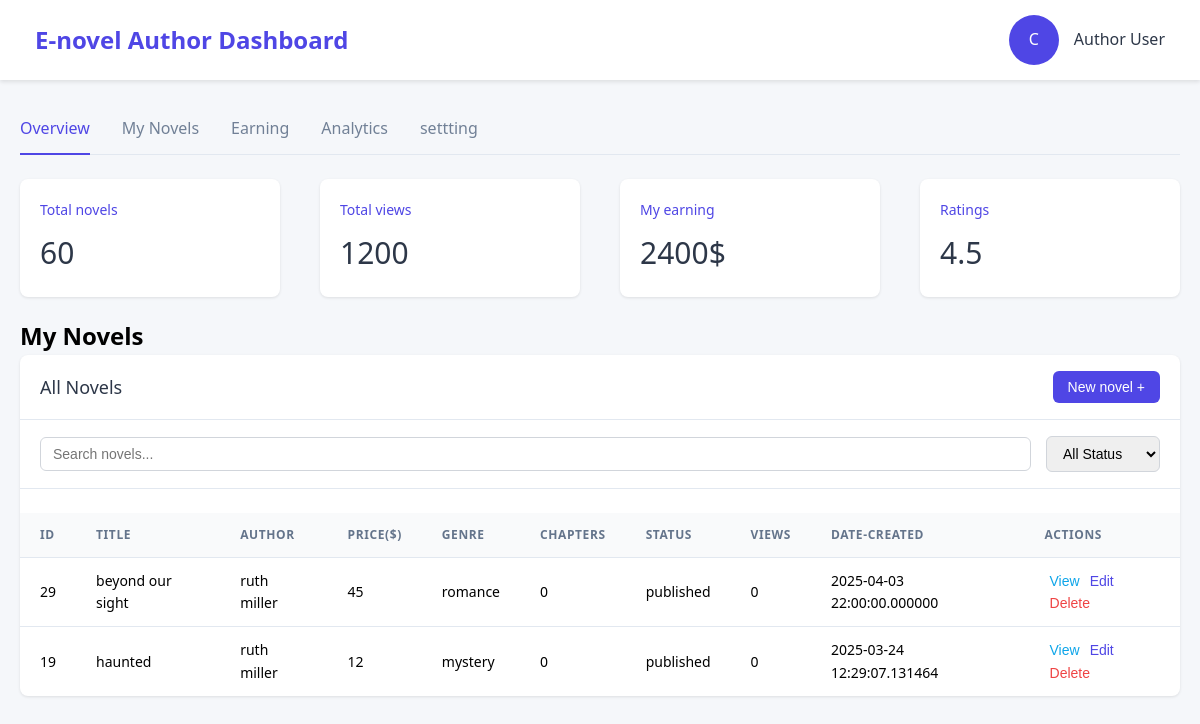
The app's page /novel/author-dashboard/author-dashboard.php with its own data.
### tables this page shows
CREATE TABLE `novels` (
  `id` int(11) NOT NULL,
  `title` varchar(80) NOT NULL,
  `author_id` varchar(80) NOT NULL,
  `price` int(12) NOT NULL,
  `genre` varchar(40) NOT NULL,
  `chapters` int(100) NOT NULL,
  `status` enum('published','draft','review') NOT NULL,
  `views` int(255) NOT NULL,
  `image` varchar(30) NOT NULL,
  `synopsis` varchar(200) NOT NULL,
  `created_at` timestamp(6) NOT NULL DEFAULT current_timestamp(6),
  `updated_at` timestamp(6) NULL DEFAULT current_timestamp(6) ON UPDATE current_timestamp(6),
  `deleted_at` timestamp(6) NULL DEFAULT current_timestamp(6) ON UPDATE current_timestamp(6)
);

### novel/author-dashboard/author-dashboard.php (the view, shortened to what this page needs)
<!DOCTYPE html>
<html lang="en">
<head>
    <link rel="stylesheet" href="novels.css">
</head>
<body>
    <header class="header">
        <div class="container header-container">
            <h1 class="header-title">E-novel Author Dashboard</h1>
            <div class="user-info">
                <div class="user-avatar">C</div>
                <span class="user-role">Author User</span>
            </div>
        </div>
    </header>
    <div class="container">
        <nav class="navbar">
            <div class="navmenu">
                <a href="author-dashboard.php" class="nav-link active">Overview</a>
                <a href="novels.php" class="nav-link ">My Novels</a>
                <a href="#" class="nav-link">Earning</a>
                <a href="#" class="nav-link">Analytics</a>
                <a href="#" class="nav-link">settting</a>
            </div>
        </nav>
        <div class="novel-content">
        <div class="stat-grid">
                <div class="stat-card">
                    <p class="stat-label">Total novels</p>
                    <p class="stat-value">60</p>
                </div>
                <div class="stat-card">
                    <p class="stat-label">Total views</p>
                    <p class="stat-value">1200</p>
                </div>
                <div class="stat-card">
                    <p class="stat-label">My earning</p>
                    <p class="stat-value">2400$</p>
                </div>
                <div class="stat-card">
                    <p class="stat-label">Ratings</p>
                    <p class="stat-value">4.5</p>
                </div>
            </div>
            <h2 class="section-title">My Novels</h2>
            <div class="card">
                <div class="card-header">
                    <h3 class="card-title">All Novels</h3>
                    <button class="btn"><a href="addnovel.php">New novel +</a></button>
                </div>
                <div class="card-body">
                    <div class="filter">
                        <input type="text" class="search-input" placeholder="Search novels...">
                        <select class="filter-select">
                            <option value="">All Status</option>
                        </select>
                    </div>
                    <table class="table">
                        <thead>
                            <tr>
                              <th>id</th>
                              <th>Title</th>
                              <th>Author</th>
                              <th>Price($)</th>
                              <th>Genre</th>
                              <th>Chapters</th>
                              <th>Status</th>
                              <th>Views</th>
                              <th>date-created</th>
                              <th>Actions</th>
                            </tr>
                        </thead>
                        <?php
                         include 'connect.php';
                            $sql = "SELECT * FROM novels ORDER BY id DESC";
                            $result = mysqli_query($conn, $sql);
                            if (mysqli_num_rows ($result) > 0){
                                while ($row = mysqli_fetch_assoc($result)){
                                    echo"<tbody>";
                                        echo"<tr>";
                                            echo"<td>".$row['id']."</td>";
                                            echo"<td>".$row['title']."</td>";
                                            echo"<td>".$row['author_id']."</td>";
                                            echo"<td>".$row['price']."</td>";
                                            echo"<td>".$row['genre']."</td>";
                                            echo"<td>".$row['chapters']."</td>";
                                            echo"<td>".$row['status']."</td>";
                                            echo"<td>".$row['views']."</td>";
                                            echo"<td>".$row['created_at']."</td>";
                                            echo"<td class='actions'>";
                                                echo"<button class='btn-action view'><a href=''>View</a></button>";
                                                echo"<button class='btn-action edit'><a href='update.php?updateid=".$row['id']."'>Edit</a></button>";
                                                echo"<button class='btn-action delete'><a href='delete.php?deleteid=".$row['id']."'>Delete</a></button>";
                                            echo"</td>";
                                        echo"</tr>";
                                    echo"</tbody>";
                                }
                             }
                        ?>
                    </table>
                </div>
            </div>
        </div>
    </div>
</body>
</html>

### novel/author-dashboard/novels.css (style rules this page uses)
* { margin: 0; padding: 0; box-sizing: border-box; }
body { font-family: 'Segoe UI', Tahoma, Geneva, Verdana, sans-serif; background-color: #f5f7fa; color: black; line-height: 1.6; }
.container { max-width: 1200px; margin: 0 auto; padding: 0 20px; }
.header { background-color: #fff; box-shadow: 0 2px 4px rgba(0, 0, 0, 0.1); padding: 15px; }
.header-container { display: flex; justify-content: space-between; align-items: center; }
.header-title { font-size: 1.5rem; font-weight: 600; color: #4f46e5; }
.user-info { display: flex; align-items: center; gap: 15px; }
.user-role { font-size: 16px; color: #2d3748; }
.user-avatar { height: 50px; width: 50px; border-radius: 50%; background-color: #4f46e5; color: white; display: flex; align-items: center; justify-content: center; font-weight: 500; }
.navbar { margin: 24px 0; border-bottom: 1px solid #e2e8f0; }
.navmenu { display: flex; list-style: none; gap: 32px; }
.nav-link { display: inline-block; padding: 12px 0; color: #718096; text-decoration: none; font-size: 1rem; font-weight: 500; position: relative; transition: all 0.2s; }
.nav-link.active { color: #4f46e5; }
.nav-link.active::after { content: ''; position: absolute; bottom: -1px; left: 0; width: 100%; height: 2px; background-color: #4f46e5; }
.stat-grid { display: grid; grid-template-columns: repeat(auto-fill, minmax(250px,1fr)); gap: 40px; margin-bottom: 20px; }
.stat-card { background-color: white; border-radius: 8px; overflow: hidden; box-shadow: 0 1px 3px rgba(0, 0, 0, 0.1); padding: 20px; }
.stat-label { font-size: 0.875rem; font-weight: 400; color: #4f46e5; margin-bottom: 8px; }
.stat-value { font-size: 1.875rem; font-weight: 500; color: #2d3748; }
.card { background-color: white; border-radius: 8px; overflow: hidden; box-shadow: 0 1px 3px rgba(0, 0, 0, 0.1); margin-bottom: 24px; }
.card-header { display: flex; justify-content: space-between; align-items: center; padding: 16px 20px; border-bottom: 1px solid #e2e8f0; }
.card-title { font-size: 1.125rem; font-weight: 500; color: #2d3748; }
.filter input { flex: 1; padding: 8px 12px; border: 1px solid #d1d5db; border-radius: 6px; font-size: 0.875rem; }
.filter-select { padding: 8px 12px; border: 1px solid #d1d5db; border-radius: 6px; font-size: 0.875rem; }
.card-body { padding: 0; }
.table { width: 100%; border-collapse: collapse; }
.table th, td { padding: 12px 20px; text-align: left; }
.table th { background-color: #f9fafb; font-size: 0.75rem; font-weight: 500px; text-transform: uppercase; letter-spacing: 0.05em; color: #64748b; }
.table td { font-size: 0.875rem; border-top: 1px solid #e2e8f0; }
.btn { background-color: #4f46e5; color: white; border: none; border-radius: 6px; padding: 8px 15px; font-size: 0.875rem; font-weight: 300; cursor: pointer; transition: background-color 0.2s; }
.btn a { text-decoration: none; color: white; }
.btn-action { background-color: transparent; border: none; border-radius: 6px; padding: 2px 5px; font-size: 0.875rem; cursor: pointer; transition: background-color 0.2s; }
.btn-action a { text-decoration: none; }
.btn-action.edit a { color: #4f46e5; }
.btn-action.view a { color: #0ea5e9; }
.btn-action.delete a { color: #ef4444; }
.filter { display: flex; align-items: center; gap: 15px; margin-bottom: 24px; padding: 16px 20px; border-bottom: 1px solid #e2e8f0; }

### records on screen
novels: id "29", title "beyond our sight", author "ruth miller", price "45", genre "romance", chapters "0", status "published", views "0", created_at "2025-04-03 22:00:00.000000"
novels: id "19", title "haunted", author "ruth miller", price "12", genre "mystery", chapters "0", status "published", views "0", created_at "2025-03-24 12:29:07.131464"
